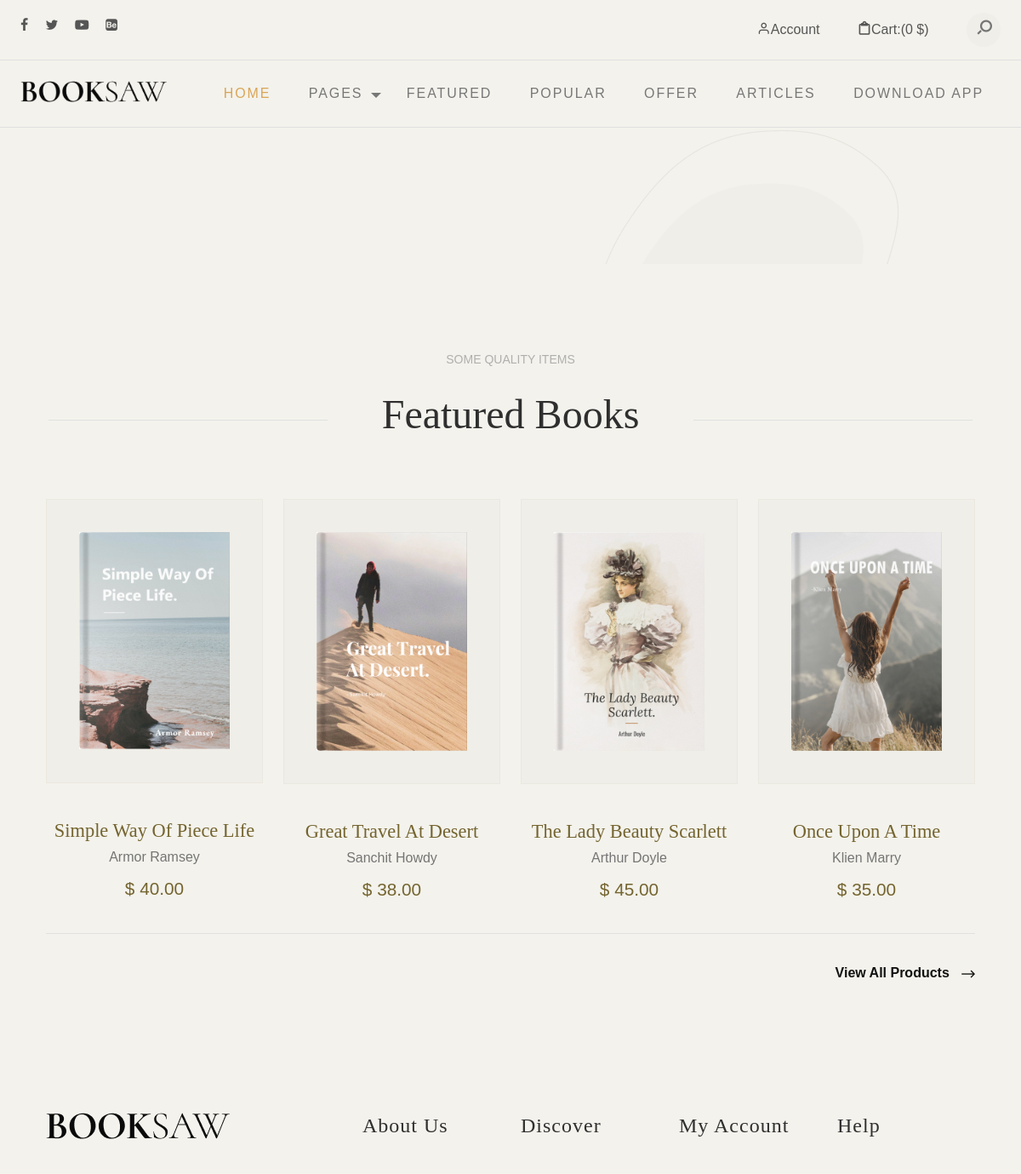
/dashboard/website/index.php (upper part), run on an earlier commit of the app's database.
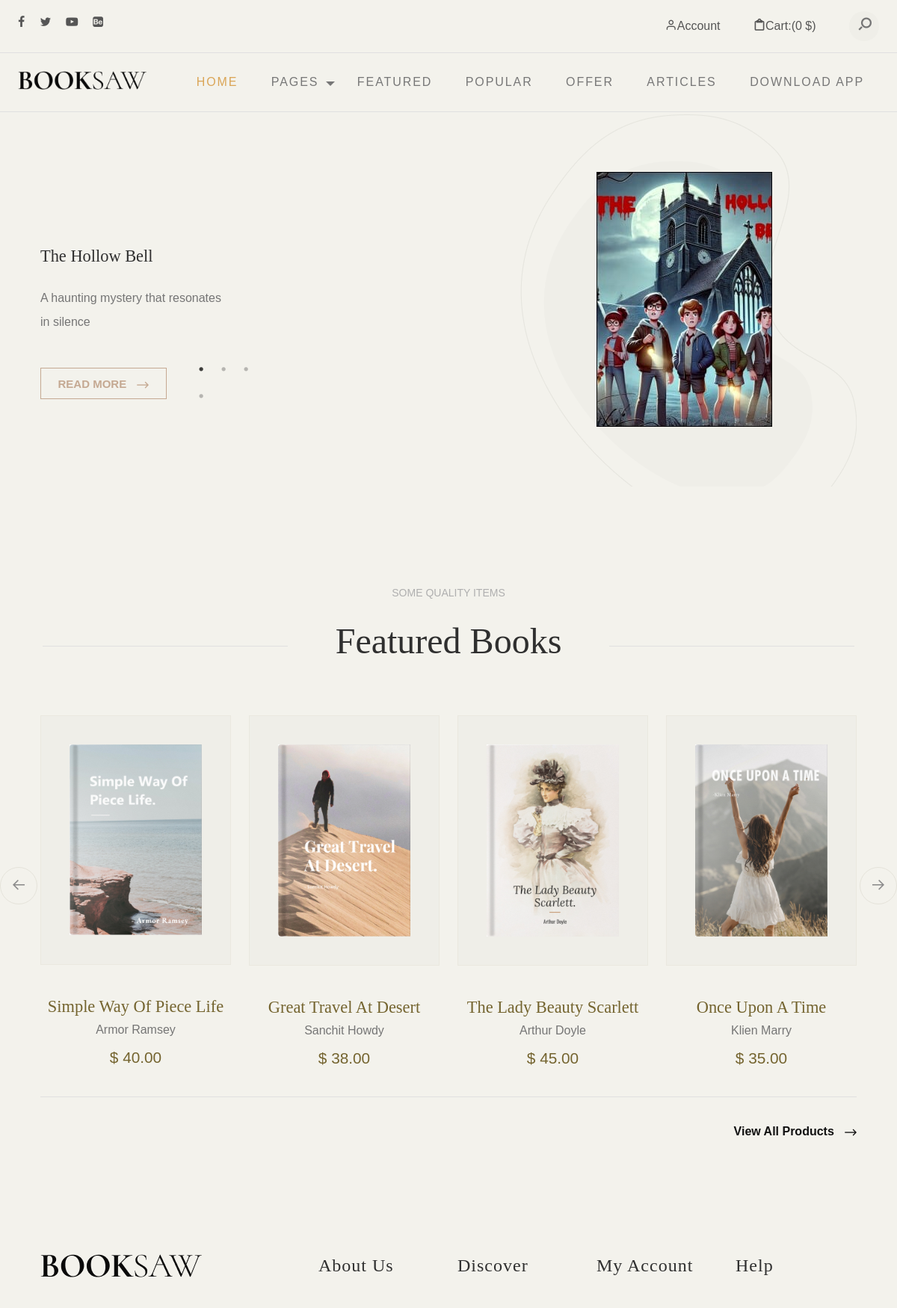
And on a later commit of the database.
### tables this page shows
CREATE TABLE `banners` (
  `id` int(11) NOT NULL,
  `title` varchar(255) NOT NULL,
  `description` text DEFAULT NULL,
  `image` varchar(255) NOT NULL,
  `created_at` timestamp NOT NULL DEFAULT current_timestamp()
);

### dashboard/website/index.php (the view, shortened to what this page needs)
<!DOCTYPE html>
<html lang="en">
<head>
	<link href="https://cdn.jsdelivr.net/npm/bootstrap@5.3.1/dist/css/bootstrap.min.css" rel="stylesheet"
>
	<link rel="stylesheet" type="text/css" href="css/normalize.css">
	<link rel="stylesheet" type="text/css" href="icomoon/icomoon.css">
	<link rel="stylesheet" type="text/css" href="css/vendor.css">
	<link rel="stylesheet" type="text/css" href="style.css">
	<link rel="stylesheet" type="text/css" href="https://cdn.jsdelivr.net/npm/slick-carousel@1.8.1/slick/slick.css" />
	<link rel="stylesheet" type="text/css" href="https://cdn.jsdelivr.net/npm/slick-carousel@1.8.1/slick/slick-theme.css" />
</head>
<body data-bs-spy="scroll" data-bs-target="#header" tabindex="0">
	<div id="header-wrap">
		<div class="top-content">
			<div class="container-fluid">
				<div class="row">
					<div class="col-md-6">
						<div class="social-links">
							<ul>
								<li>
									<a href="#"><i class="icon icon-facebook"></i></a>
								</li>
								<li>
									<a href="#"><i class="icon icon-twitter"></i></a>
								</li>
								<li>
									<a href="#"><i class="icon icon-youtube-play"></i></a>
								</li>
								<li>
									<a href="#"><i class="icon icon-behance-square"></i></a>
								</li>
							</ul>
						</div>
					</div>
					<div class="col-md-6">
						<div class="right-element">
							<a href="#" class="user-account for-buy"><i
									class="icon icon-user"></i><span>Account</span></a>
							<a href="#" class="cart for-buy"><i class="icon icon-clipboard"></i><span>Cart:(0
									$)</span></a>
							<div class="action-menu">
								<div class="search-bar">
									<a href="#" class="search-button search-toggle" data-selector="#header-wrap">
										<i class="icon icon-search"></i>
									</a>
									<form role="search" method="get" class="search-box">
										<input class="search-field text search-input" placeholder="Search"
											type="search">
									</form>
								</div>
							</div>
						</div>
					</div>
				</div>
			</div>
		</div>
		<header id="header">
			<div class="container-fluid">
				<div class="row">
					<div class="col-md-2">
						<div class="main-logo">
							<a href="index.html"><img src="images/main-logo.png" alt="logo"></a>
						</div>
					</div>
					<div class="col-md-10">
						<nav id="navbar">
							<div class="main-menu stellarnav">
								<ul class="menu-list">
									<li class="menu-item active"><a href="#home">Home</a></li>
									<li class="menu-item has-sub">
										<a href="#pages" class="nav-link">Pages</a>
									</li>
									<li class="menu-item"><a href="#featured-books" class="nav-link">Featured</a></li>
									<li class="menu-item"><a href="#popular-books" class="nav-link">Popular</a></li>
									<li class="menu-item"><a href="#special-offer" class="nav-link">Offer</a></li>
									<li class="menu-item"><a href="#latest-blog" class="nav-link">Articles</a></li>
									<li class="menu-item"><a href="#download-app" class="nav-link">Download App</a></li>
								</ul>
							</div>
						</nav>
					</div>
				</div>
			</div>
		</header>
	</div>
	<section id="billboard">
		<div class="container">
			<div class="row">
				<div class="col-md-12">
					<button class="prev slick-arrow">
						<i class="icon icon-arrow-left"></i>
					</button>
					<div class="main-slider pattern-overlay">
						<?php
						$conn = new mysqli("localhost", "root", "", "ebook");
						$query = "SELECT * FROM banners";
						$result = $conn->query($query);
						while ($row = $result->fetch_assoc()) {
						?>
							<div class="slider-item">
								<div class="row align-items-center">
									<div class="col-md-8">
										<div class="banner-content">
											<h3 class="banner-title"><?php echo $row['title']; ?></h3>
											<p><?php echo $row['description']; ?></p>
											<div class="btn-wrap">
												<a href="#" class="btn btn-outline-accent btn-accent-arrow">Read More
													<i class="icon icon-ns-arrow-right"></i>
												</a>
											</div>
										</div>
									</div>
									<div class="col-md-4 text-center">
										<img src="../assets/uploads/images/<?php echo $row['image']; ?>" alt="banner" class="img-fluid banner-image">
									</div>
								</div>
							</div>
						<?php } ?>
					</div>
					<button class="next slick-arrow">
						<i class="icon icon-arrow-right"></i>
					</button>
				</div>
			</div>
		</div>
	</section>
	<section id="featured-books" class="py-5 my-5">
		<div class="container">
			<div class="row">
				<div class="col-md-12">
					<div class="section-header align-center">
						<div class="title">
							<span>Some quality items</span>
						</div>
						<h2 class="section-title">Featured Books</h2>
					</div>
					<div class="product-list" data-aos="fade-up">
						<div class="row">
							<div class="col-md-3">
								<div class="product-item">
									<figure class="product-style">
										<img src="images/product-item1.jpg" alt="Books" class="product-item">
									</figure>
									<figcaption>
										<h3>Simple way of piece life</h3>
										<span>Armor Ramsey</span>
										<div class="item-price">$ 40.00</div>
									</figcaption>
								</div>
							</div>
							<div class="col-md-3">
								<div class="product-item">
									<figure class="product-style">
										<img src="images/product-item2.jpg" alt="Books" class="product-item">
									</figure>
									<figcaption>
										<h3>Great travel at desert</h3>
										<span>Sanchit Howdy</span>
										<div class="item-price">$ 38.00</div>
									</figcaption>
								</div>
							</div>
							<div class="col-md-3">
								<div class="product-item">
									<figure class="product-style">
										<img src="images/product-item3.jpg" alt="Books" class="product-item">
									</figure>
									<figcaption>
										<h3>The lady beauty Scarlett</h3>
										<span>Arthur Doyle</span>
										<div class="item-price">$ 45.00</div>
									</figcaption>
								</div>
							</div>
							<div class="col-md-3">
								<div class="product-item">
									<figure class="product-style">
										<img src="images/product-item4.jpg" alt="Books" class="product-item">
									</figure>
									<figcaption>
										<h3>Once upon a time</h3>
										<span>Klien Marry</span>
										<div class="item-price">$ 35.00</div>
									</figcaption>
								</div>
							</div>
						</div>
					</div>
				</div>
			</div>
			<div class="row">
				<div class="col-md-12">
					<div class="btn-wrap align-right">
						<a href="#" class="btn-accent-arrow">View all products <i
								class="icon icon-ns-arrow-right"></i></a>
					</div>
				</div>
			</div>
		</div>
	</section>
	<footer id="footer">
		<div class="container">
			<div class="row">
				<div class="col-md-4">
					<div class="footer-item">
						<div class="company-brand">
							<img src="images/main-logo.png" alt="logo" class="footer-logo">
						</div>
					</div>
				</div>
				<div class="col-md-2">
					<div class="footer-menu">
						<h5>About Us</h5>
					</div>
				</div>
				<div class="col-md-2">
					<div class="footer-menu">
						<h5>Discover</h5>
					</div>
				</div>
				<div class="col-md-2">
					<div class="footer-menu">
						<h5>My account</h5>
					</div>
				</div>
				<div class="col-md-2">
					<div class="footer-menu">
						<h5>Help</h5>
					</div>
				</div>
			</div>
		</div>
	</footer>
</body>
</html>

### dashboard/website/icomoon/icomoon.css (style rules this page uses)
[class^="icon-"], [class*=" icon-"] { font-family: 'icomoon' !important; speak: never; font-style: normal; font-weight: normal; font-variant: normal; text-transform: none; line-height: 1; -webkit-font-smoothing: antialiased; -moz-osx-font-smoothing: grayscale; }
.icon-ns-arrow-right:before { content: "\e90b"; }
.icon-user:before { content: "\e907"; }
.icon-search:before { content: "\e905"; }
.icon-clipboard:before { content: "\e908"; }
.icon-arrow-left:before { content: "\e900"; }
.icon-arrow-right:before { content: "\e901"; }
.icon-twitter:before { content: "\f099"; }
.icon-facebook:before { content: "\f09a"; }
.icon-youtube-play:before { content: "\f16a"; }
.icon-behance-square:before { content: "\f1b5"; }

What changed in the data, as far as the page shows it:
added banners: title "The Hollow Bell", description "A haunting mystery that resonates in silence", image (picture)
